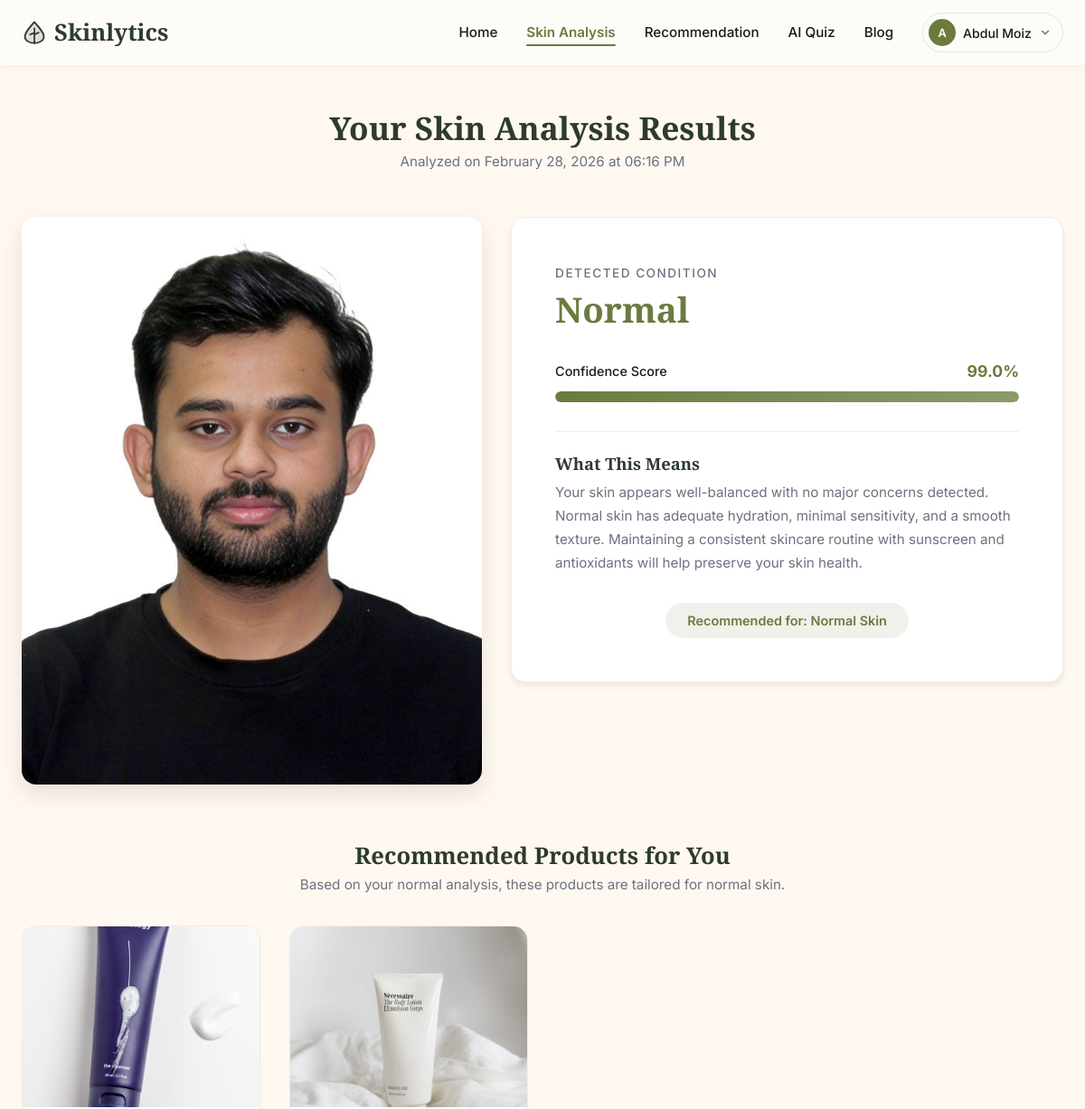
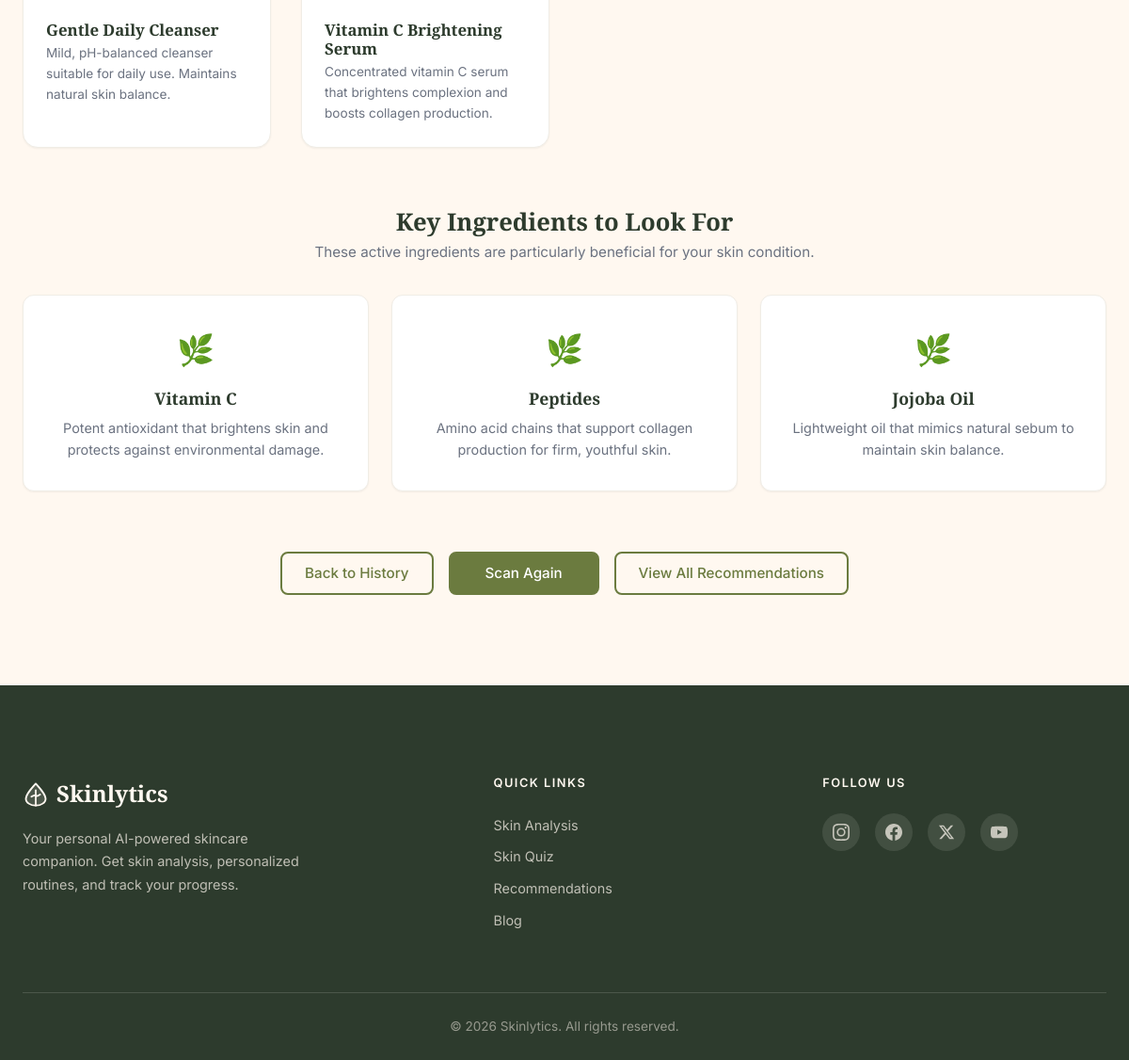
The page /scan/result/15 (signed in) on the database its author committed (2 pictures, top to bottom).
### app/models.py (models this page shows, shortened)
class User(UserMixin, db.Model):
    __tablename__ = 'users'
    id = db.Column(db.Integer, primary_key=True)
    username = db.Column(db.String(80), unique=True, nullable=False)
    email = db.Column(db.String(120), unique=True, nullable=False)
    password_hash = db.Column(db.String(256), nullable=False)
    is_admin = db.Column(db.Boolean, default=False)
    created_at = db.Column(db.DateTime, default=datetime.utcnow)
    analyses = db.relationship('Analysis', backref='user', lazy=True)
    quiz_results = db.relationship('QuizResult', backref='user', lazy=True)
    blog_posts = db.relationship('BlogPost', backref='author', lazy=True)

class Analysis(db.Model):
    __tablename__ = 'analyses'
    id = db.Column(db.Integer, primary_key=True)
    user_id = db.Column(db.Integer, db.ForeignKey('users.id'), nullable=False)
    image_filename = db.Column(db.String(256), nullable=False)
    condition = db.Column(db.String(100), nullable=False)
    confidence = db.Column(db.Float, nullable=False)
    created_at = db.Column(db.DateTime, default=datetime.utcnow)

class Product(db.Model):
    __tablename__ = 'products'
    id = db.Column(db.Integer, primary_key=True)
    name = db.Column(db.String(150), nullable=False)
    description = db.Column(db.Text, nullable=True)
    image_filename = db.Column(db.String(256), nullable=True)
    skin_type_id = db.Column(db.Integer, db.ForeignKey('skin_types.id'), nullable=False)

class Ingredient(db.Model):
    __tablename__ = 'ingredients'
    id = db.Column(db.Integer, primary_key=True)
    name = db.Column(db.String(100), nullable=False)
    description = db.Column(db.Text, nullable=True)
    skin_type_id = db.Column(db.Integer, db.ForeignKey('skin_types.id'), nullable=False)

### app/scan/routes.py (the view)
@bp.route('/result/<int:analysis_id>')
@login_required
def result(analysis_id):
    analysis = Analysis.query.get_or_404(analysis_id)
    if analysis.user_id != current_user.id:
        flash('Access denied.', 'danger')
        return redirect(url_for('scan.index'))
    condition_info = CONDITION_INFO.get(analysis.condition, {})
    explanation = condition_info.get('explanation', 'No additional information available for this condition.')
    skin_type_name = condition_info.get('skin_type', 'Normal')
    skin_type = SkinType.query.filter_by(name=skin_type_name).first()
    products = []
    ingredients = []
    if skin_type:
        products = Product.query.filter_by(skin_type_id=skin_type.id).all()
        ingredients = Ingredient.query.filter_by(skin_type_id=skin_type.id).all()
    return render_template('scan/result.html',
                           analysis=analysis,
                           explanation=explanation,
                           skin_type_name=skin_type_name,
                           products=products,
                           ingredients=ingredients)

### app/templates/scan/result.html
{% extends 'base.html' %}
{% block content %}
<section class="result-page">
    <div class="container">
        <div class="result-header">
            <h1>Your Skin Analysis Results</h1>
            <p>Analyzed on {{ analysis.created_at.strftime('%B %d, %Y at %I:%M %p') }}</p>
        </div>
        <div class="result-grid">
            <div class="result-image-card">
                <img src="{{ url_for('static', filename='uploads/' + analysis.image_filename) }}" alt="Your skin analysis photo">
            </div>
            <div class="result-diagnosis-card">
                <div class="diagnosis-badge">
                    <span class="diagnosis-label">Detected Condition</span>
                    <h2 class="diagnosis-condition">{{ analysis.condition }}</h2>
                </div>
                <div class="confidence-section">
                    <div class="confidence-header">
                        <span>Confidence Score</span>
                        <span class="confidence-value">{{ analysis.confidence }}%</span>
                    </div>
                    <div class="confidence-bar">
                        <div class="confidence-fill" style="width: {{ analysis.confidence }}%"></div>
                    </div>
                </div>
                <div class="diagnosis-explanation">
                    <h3>What This Means</h3>
                    <p>{{ explanation }}</p>
                </div>
                <div class="diagnosis-skin-type">
                    <span class="skin-type-badge">Recommended for: {{ skin_type_name }} Skin</span>
                </div>
            </div>
        </div>
        {% if products %}
        <div class="result-section">
            <h3 class="result-section-title">Recommended Products for You</h3>
            <p class="result-section-subtitle">Based on your {{ analysis.condition | lower }} analysis, these products are tailored for {{ skin_type_name | lower }} skin.</p>
            <div class="products-grid">
                {% for product in products %}
                <div class="product-card">
                    <div class="product-image">
                        {% if product.image_filename %}
                        <img src="{{ url_for('static', filename=product.image_filename) }}" alt="{{ product.name }}" onerror="this.parentElement.innerHTML='&#9752;'">
                        {% else %}
                        <span>&#9752;</span>
                        {% endif %}
                    </div>
                    <div class="product-info">
                        <h4>{{ product.name }}</h4>
                        <p>{{ product.description }}</p>
                    </div>
                </div>
                {% endfor %}
            </div>
        </div>
        {% endif %}
        {% if ingredients %}
        <div class="result-section">
            <h3 class="result-section-title">Key Ingredients to Look For</h3>
            <p class="result-section-subtitle">These active ingredients are particularly beneficial for your skin condition.</p>
            <div class="ingredients-grid">
                {% for ing in ingredients %}
                <div class="ingredient-card">
                    <div class="ingredient-icon">&#127807;</div>
                    <h4>{{ ing.name }}</h4>
                    <p>{{ ing.description }}</p>
                </div>
                {% endfor %}
            </div>
        </div>
        {% endif %}
        <div class="result-actions">
            <a href="{{ url_for('scan.history') }}" class="btn btn-outline">Back to History</a>
            <a href="{{ url_for('scan.index') }}" class="btn btn-primary">Scan Again</a>
            <a href="{{ url_for('recommendation.index') }}" class="btn btn-secondary">View All Recommendations</a>
        </div>
    </div>
</section>
{% endblock %}

### app/templates/base.html (shortened to what this page needs)
<!DOCTYPE html>
<html lang="en">
<head>
    <link rel="stylesheet" href="{{ url_for('static', filename='css/style.css') }}">
</head>
<body>
    <nav class="navbar">
        <div class="container">
            <a href="{{ url_for('main.home') }}" class="navbar-logo">
                Skinlytics
            </a>
            <div class="nav-menu" id="navbarMenu">
                <ul class="nav-links">
                    <li><a href="{{ url_for('main.home') }}" class="nav-link">Home</a></li>
                    {% if current_user.is_authenticated %}
                    <li><a href="{{ url_for('scan.index') }}" class="nav-link">Skin Analysis</a></li>
                    {% endif %}
                    <li><a href="{{ url_for('recommendation.index') }}" class="nav-link">Recommendation</a></li>
                    {% if current_user.is_authenticated %}
                    <li><a href="{{ url_for('quiz.index') }}" class="nav-link">AI Quiz</a></li>
                    {% endif %}
                    <li><a href="{{ url_for('blog.index') }}" class="nav-link">Blog</a></li>
                </ul>
                <div class="nav-auth">
                    {% if current_user.is_authenticated %}
                        <div class="user-dropdown" id="userDropdown">
                            <button class="user-dropdown-trigger" id="userDropdownTrigger" type="button">
                                <span class="user-initial">{{ current_user.username[0] | upper }}</span>
                                <span class="user-dropdown-name">{{ current_user.username }}</span>
                                <svg class="dropdown-chevron" width="14" height="14" viewBox="0 0 24 24" fill="none" stroke="currentColor" stroke-width="2.5" stroke-linecap="round" stroke-linejoin="round"><polyline points="6 9 12 15 18 9"/></svg>
                            </button>
                        </div>
                    {% else %}
                        <a href="{{ url_for('auth.login') }}" class="btn btn-outline btn-sm">Login</a>
                        <a href="{{ url_for('auth.register') }}" class="btn btn-primary btn-sm">Register</a>
                    {% endif %}
                </div>
            </div>
        </div>
    </nav>
    <main class="main-content">
        {% block content %}{% endblock %}
    </main>
    <footer class="footer">
        <div class="container">
            <div class="footer-grid">
                <div class="footer-brand">
                    <a href="{{ url_for('main.home') }}" class="footer-logo">
                        Skinlytics
                    </a>
                    <p>
                        Your personal AI-powered skincare companion. Get skin analysis, personalized routines, and track your progress.
                    </p>
                </div>
                <div class="footer-col">
                    <h4 class="footer-heading">Quick Links</h4>
                    <ul class="footer-links">
                        <li><a href="{{ url_for('scan.index') }}">Skin Analysis</a></li>
                        <li><a href="{{ url_for('quiz.index') }}">Skin Quiz</a></li>
                        <li><a href="{{ url_for('recommendation.index') }}">Recommendations</a></li>
                        <li><a href="{{ url_for('blog.index') }}">Blog</a></li>
                    </ul>
                </div>
                <div class="footer-col">
                    <h4 class="footer-heading">Follow Us</h4>
                    <div class="footer-socials">
                        <a href="#" class="social-link" aria-label="Instagram">
                        </a>
                        <a href="#" class="social-link" aria-label="Facebook">
                        </a>
                        <a href="#" class="social-link" aria-label="Twitter">
                            <svg width="18" height="18" viewBox="0 0 24 24" fill="currentColor"><path d="M18.244 2.25h3.308l-7.227 8.26 8.502 11.24H16.17l-5.214-6.817L4.99 21.75H1.68l7.73-8.835L1.254 2.25H8.08l4.713 6.231zm-1.161 17.52h1.833L7.084 4.126H5.117z"/></svg>
                        </a>
                        <a href="#" class="social-link" aria-label="YouTube">
                        </a>
                    </div>
                </div>
            </div>
            <div class="footer-bottom">
                <p>&copy; 2026 Skinlytics. All rights reserved.</p>
            </div>
        </div>
    </footer>
</body>
</html>

### rows shown on the page
User: username "A", username "Abdul Moiz"
Analysis: created_at "February 28, 2026 at 06:16 PM", image_filename (picture), condition "Normal", confidence "99.0", condition "normal"
Product: image_filename (picture), name "Gentle Daily Cleanser", description "Mild, pH-balanced cleanser suitable for daily use. Maintains natural skin balance."
Product: image_filename (picture), name "Vitamin C Brightening Serum", description "Concentrated vitamin C serum that brightens complexion and boosts collagen production."
Ingredient: name "Vitamin C", description "Potent antioxidant that brightens skin and protects against environmental damage."
Ingredient: name "Peptides", description "Amino acid chains that support collagen production for firm, youthful skin."
Ingredient: name "Jojoba Oil", description "Lightweight oil that mimics natural sebum to maintain skin balance."

### other values the page prints
{{ skin_type_name }} "Normal"
{{ skin_type_name | lower }} "normal"
